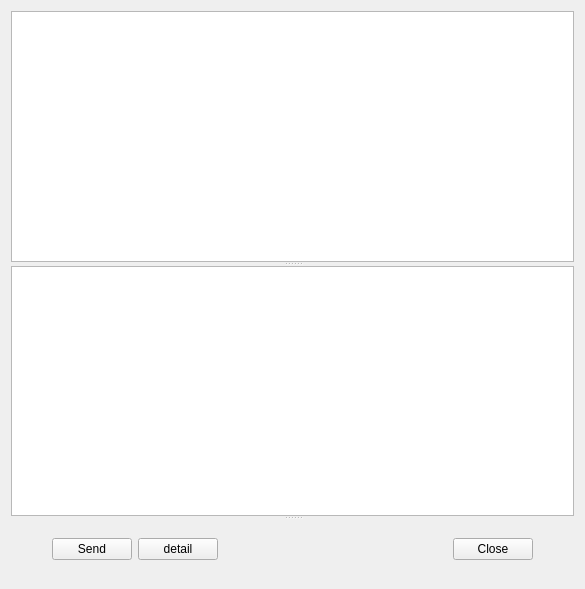
<?xml version="1.0" encoding="UTF-8"?>
<ui version="4.0">
 <class>Widget</class>
 <widget class="QWidget" name="Widget">
  <property name="geometry">
   <rect>
    <x>0</x>
    <y>0</y>
    <width>585</width>
    <height>589</height>
   </rect>
  </property>
  <property name="windowTitle">
   <string>Widget</string>
  </property>
  <layout class="QGridLayout" name="gridLayout">
   <item row="1" column="0">
    <widget class="QSplitter" name="splitter_2">
     <property name="orientation">
      <enum>Qt::Vertical</enum>
     </property>
     <widget class="QSplitter" name="splitter">
      <property name="orientation">
       <enum>Qt::Vertical</enum>
      </property>
      <widget class="QTextEdit" name="textEditRead">
       <property name="readOnly">
        <bool>true</bool>
       </property>
      </widget>
      <widget class="QTextEdit" name="textEditWrite"/>
     </widget>
     <widget class="QWidget" name="layoutWidget">
      <layout class="QHBoxLayout" name="horizontalLayout">
       <item>
        <spacer name="horizontalSpacer_2">
         <property name="orientation">
          <enum>Qt::Horizontal</enum>
         </property>
         <property name="sizeType">
          <enum>QSizePolicy::Minimum</enum>
         </property>
         <property name="sizeHint" stdset="0">
          <size>
           <width>30</width>
           <height>20</height>
          </size>
         </property>
        </spacer>
       </item>
       <item>
        <widget class="QPushButton" name="pushButtonSend">
         <property name="text">
          <string>Send</string>
         </property>
        </widget>
       </item>
       <item>
        <widget class="QPushButton" name="detailBtn">
         <property name="text">
          <string>detail</string>
         </property>
        </widget>
       </item>
       <item>
        <spacer name="horizontalSpacer">
         <property name="orientation">
          <enum>Qt::Horizontal</enum>
         </property>
         <property name="sizeHint" stdset="0">
          <size>
           <width>40</width>
           <height>20</height>
          </size>
         </property>
        </spacer>
       </item>
       <item>
        <widget class="QPushButton" name="pushButtonClose">
         <property name="text">
          <string>Close</string>
         </property>
        </widget>
       </item>
       <item>
        <spacer name="horizontalSpacer_3">
         <property name="orientation">
          <enum>Qt::Horizontal</enum>
         </property>
         <property name="sizeType">
          <enum>QSizePolicy::Minimum</enum>
         </property>
         <property name="sizeHint" stdset="0">
          <size>
           <width>30</width>
           <height>20</height>
          </size>
         </property>
        </spacer>
       </item>
      </layout>
     </widget>
    </widget>
   </item>
  </layout>
 </widget>
 <layoutdefault spacing="6" margin="11"/>
 <resources/>
 <connections/>
</ui>
